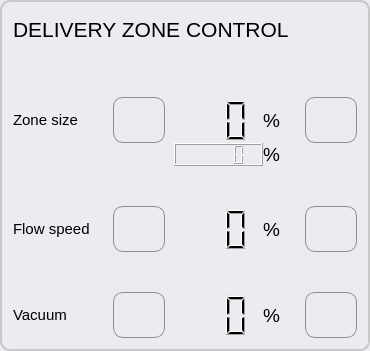
                <widget class="QGroupBox" name="groupBox_deliveryZone">
                 <property name="sizePolicy">
                  <sizepolicy hsizetype="Minimum" vsizetype="Minimum">
                   <horstretch>0</horstretch>
                   <verstretch>0</verstretch>
                  </sizepolicy>
                 </property>
                 <property name="minimumSize">
                  <size>
                   <width>350</width>
                   <height>40</height>
                  </size>
                 </property>
                 <property name="maximumSize">
                  <size>
                   <width>370</width>
                   <height>16777215</height>
                  </size>
                 </property>
                 <property name="styleSheet">
                  <string notr="true">QGroupBox { 
     border: 2px solid  rgb(200, 200, 200); ; 
     border-radius: 10px; 
    color: rgb(80, 80, 80);
    background-color: rgb(235, 235, 240);
 } 

 QPushButton {
     border: 1px solid #8f8f91;
     border-radius: 10px;
     background-color: qlineargradient(x1: 0, y1: 0, x2: 0, y2: 1,
                                       stop: 0 #f6f7fa, stop: 1 #dadbde);
     min-width: 50px;
	 min-height: 44px;
     max-width: 50px;
	 max-height: 44px;
 }


QPushButton:focus:pressed{
     background-color: qlineargradient(x1: 0, y1: 0, x2: 0, y2: 1,
                                       stop: 0 #F0FFF0, stop: 1 #f6f7fa);
 }

 QPushButton:hover {
     background-color: qlineargradient(x1: 0, y1: 0, x2: 0, y2: 1,
                                       stop: 0 #f6f7fa, stop: 1 #F0FFF0);
 }

QPushButton:disabled{ background-color: #CCCCCC; }

 QPushButton:flat {
     border: none; /* no border for a flat push button */
 }

 QPushButton:default {
     border-color: navy; /* make the default button prominent */
 }</string>
                 </property>
                 <property name="title">
                  <string/>
                 </property>
                 <property name="flat">
                  <bool>false</bool>
                 </property>
                 <layout class="QGridLayout" name="gridLayout_21">
                  <property name="topMargin">
                   <number>0</number>
                  </property>
                  <property name="spacing">
                   <number>0</number>
                  </property>
                  <item row="3" column="4">
                   <widget class="QLabel" name="label_dropletSize_percentage">
                    <property name="maximumSize">
                     <size>
                      <width>30</width>
                      <height>16777215</height>
                     </size>
                    </property>
                    <property name="font">
                     <font>
                      <pointsize>14</pointsize>
                     </font>
                    </property>
                    <property name="styleSheet">
                     <string notr="true"/>
                    </property>
                    <property name="text">
                     <string>%  </string>
                    </property>
                    <property name="alignment">
                     <set>Qt::AlignLeading|Qt::AlignLeft|Qt::AlignVCenter</set>
                    </property>
                   </widget>
                  </item>
                  <item row="3" column="3">
                   <widget class="QLCDNumber" name="lcdNumber_dropletSize_percentage">
                    <property name="maximumSize">
                     <size>
                      <width>80</width>
                      <height>16777215</height>
                     </size>
                    </property>
                    <property name="toolTip">
                     <string>Droplet size percentage</string>
                    </property>
                    <property name="frameShape">
                     <enum>QFrame::NoFrame</enum>
                    </property>
                    <property name="digitCount">
                     <number>3</number>
                    </property>
                    <property name="value" stdset="0">
                     <double>0.000000000000000</double>
                    </property>
                    <property name="intValue" stdset="0">
                     <number>0</number>
                    </property>
                   </widget>
                  </item>
                  <item row="6" column="4">
                   <widget class="QLabel" name="label_flowspeed_percentage">
                    <property name="maximumSize">
                     <size>
                      <width>30</width>
                      <height>16777215</height>
                     </size>
                    </property>
                    <property name="font">
                     <font>
                      <pointsize>14</pointsize>
                     </font>
                    </property>
                    <property name="styleSheet">
                     <string notr="true"/>
                    </property>
                    <property name="text">
                     <string>%</string>
                    </property>
                    <property name="alignment">
                     <set>Qt::AlignLeading|Qt::AlignLeft|Qt::AlignVCenter</set>
                    </property>
                   </widget>
                  </item>
                  <item row="6" column="5" colspan="2">
                   <widget class="QPushButton" name="pushButton_flowspeed_plus">
                    <property name="sizePolicy">
                     <sizepolicy hsizetype="Fixed" vsizetype="Fixed">
                      <horstretch>0</horstretch>
                      <verstretch>0</verstretch>
                     </sizepolicy>
                    </property>
                    <property name="maximumSize">
                     <size>
                      <width>52</width>
                      <height>46</height>
                     </size>
                    </property>
                    <property name="toolTip">
                     <string>Increase flow speed</string>
                    </property>
                    <property name="styleSheet">
                     <string notr="true">
</string>
                    </property>
                    <property name="text">
                     <string/>
                    </property>
                    <property name="icon">
                     <iconset resource="resources.qrc">
                      <normaloff>:/icons/plus.png</normaloff>:/icons/plus.png</iconset>
                    </property>
                    <property name="iconSize">
                     <size>
                      <width>35</width>
                      <height>35</height>
                     </size>
                    </property>
                   </widget>
                  </item>
                  <item row="9" column="4">
                   <widget class="QLabel" name="label_vacuum_percentage">
                    <property name="maximumSize">
                     <size>
                      <width>30</width>
                      <height>16777215</height>
                     </size>
                    </property>
                    <property name="font">
                     <font>
                      <pointsize>14</pointsize>
                     </font>
                    </property>
                    <property name="styleSheet">
                     <string notr="true"/>
                    </property>
                    <property name="text">
                     <string>%</string>
                    </property>
                    <property name="alignment">
                     <set>Qt::AlignLeading|Qt::AlignLeft|Qt::AlignVCenter</set>
                    </property>
                   </widget>
                  </item>
                  <item row="9" column="5" colspan="2">
                   <widget class="QPushButton" name="pushButton_vacuum_plus">
                    <property name="sizePolicy">
                     <sizepolicy hsizetype="Fixed" vsizetype="Fixed">
                      <horstretch>0</horstretch>
                      <verstretch>0</verstretch>
                     </sizepolicy>
                    </property>
                    <property name="maximumSize">
                     <size>
                      <width>52</width>
                      <height>46</height>
                     </size>
                    </property>
                    <property name="toolTip">
                     <string>Increase vacuum</string>
                    </property>
                    <property name="styleSheet">
                     <string notr="true"/>
                    </property>
                    <property name="text">
                     <string/>
                    </property>
                    <property name="icon">
                     <iconset resource="resources.qrc">
                      <normaloff>:/icons/plus.png</normaloff>:/icons/plus.png</iconset>
                    </property>
                    <property name="iconSize">
                     <size>
                      <width>35</width>
                      <height>35</height>
                     </size>
                    </property>
                   </widget>
                  </item>
                  <item row="3" column="2">
                   <widget class="QPushButton" name="pushButton_dropSize_minus">
                    <property name="sizePolicy">
                     <sizepolicy hsizetype="Fixed" vsizetype="Fixed">
                      <horstretch>0</horstretch>
                      <verstretch>0</verstretch>
                     </sizepolicy>
                    </property>
                    <property name="maximumSize">
                     <size>
                      <width>52</width>
                      <height>46</height>
                     </size>
                    </property>
                    <property name="font">
                     <font>
                      <pointsize>8</pointsize>
                     </font>
                    </property>
                    <property name="toolTip">
                     <string>Decrease droplet size</string>
                    </property>
                    <property name="autoFillBackground">
                     <bool>false</bool>
                    </property>
                    <property name="styleSheet">
                     <string notr="true">
</string>
                    </property>
                    <property name="text">
                     <string/>
                    </property>
                    <property name="icon">
                     <iconset resource="resources.qrc">
                      <normaloff>:/icons/minus.png</normaloff>:/icons/minus.png</iconset>
                    </property>
                    <property name="iconSize">
                     <size>
                      <width>35</width>
                      <height>35</height>
                     </size>
                    </property>
                   </widget>
                  </item>
                  <item row="6" column="3">
                   <widget class="QLCDNumber" name="lcdNumber_flowspeed_percentage">
                    <property name="maximumSize">
                     <size>
                      <width>80</width>
                      <height>16777215</height>
                     </size>
                    </property>
                    <property name="toolTip">
                     <string>Flow speed percentage</string>
                    </property>
                    <property name="frameShape">
                     <enum>QFrame::NoFrame</enum>
                    </property>
                    <property name="digitCount">
                     <number>3</number>
                    </property>
                    <property name="value" stdset="0">
                     <double>0.000000000000000</double>
                    </property>
                    <property name="intValue" stdset="0">
                     <number>0</number>
                    </property>
                   </widget>
                  </item>
                  <item row="9" column="3">
                   <widget class="QLCDNumber" name="lcdNumber_vacuum_percentage">
                    <property name="maximumSize">
                     <size>
                      <width>80</width>
                      <height>16777215</height>
                     </size>
                    </property>
                    <property name="toolTip">
                     <string>Vacuum percentage</string>
                    </property>
                    <property name="frameShape">
                     <enum>QFrame::NoFrame</enum>
                    </property>
                    <property name="digitCount">
                     <number>3</number>
                    </property>
                    <property name="value" stdset="0">
                     <double>0.000000000000000</double>
                    </property>
                    <property name="intValue" stdset="0">
                     <number>0</number>
                    </property>
                   </widget>
                  </item>
                  <item row="9" column="2">
                   <widget class="QPushButton" name="pushButton_vacuum_minus">
                    <property name="sizePolicy">
                     <sizepolicy hsizetype="Fixed" vsizetype="Fixed">
                      <horstretch>0</horstretch>
                      <verstretch>0</verstretch>
                     </sizepolicy>
                    </property>
                    <property name="maximumSize">
                     <size>
                      <width>52</width>
                      <height>46</height>
                     </size>
                    </property>
                    <property name="toolTip">
                     <string>Decrease vacuum</string>
                    </property>
                    <property name="styleSheet">
                     <string notr="true"/>
                    </property>
                    <property name="text">
                     <string/>
                    </property>
                    <property name="icon">
                     <iconset resource="resources.qrc">
                      <normaloff>:/icons/minus.png</normaloff>:/icons/minus.png</iconset>
                    </property>
                    <property name="iconSize">
                     <size>
                      <width>35</width>
                      <height>35</height>
                     </size>
                    </property>
                   </widget>
                  </item>
                  <item row="6" column="2">
                   <widget class="QPushButton" name="pushButton_flowspeed_minus">
                    <property name="sizePolicy">
                     <sizepolicy hsizetype="Fixed" vsizetype="Fixed">
                      <horstretch>0</horstretch>
                      <verstretch>0</verstretch>
                     </sizepolicy>
                    </property>
                    <property name="maximumSize">
                     <size>
                      <width>52</width>
                      <height>46</height>
                     </size>
                    </property>
                    <property name="toolTip">
                     <string>Decrease flow speed</string>
                    </property>
                    <property name="styleSheet">
                     <string notr="true"/>
                    </property>
                    <property name="text">
                     <string/>
                    </property>
                    <property name="icon">
                     <iconset resource="resources.qrc">
                      <normaloff>:/icons/minus.png</normaloff>:/icons/minus.png</iconset>
                    </property>
                    <property name="iconSize">
                     <size>
                      <width>35</width>
                      <height>35</height>
                     </size>
                    </property>
                   </widget>
                  </item>
                  <item row="3" column="5" colspan="2">
                   <widget class="QPushButton" name="pushButton_dropSize_plus">
                    <property name="sizePolicy">
                     <sizepolicy hsizetype="Fixed" vsizetype="Fixed">
                      <horstretch>0</horstretch>
                      <verstretch>0</verstretch>
                     </sizepolicy>
                    </property>
                    <property name="maximumSize">
                     <size>
                      <width>52</width>
                      <height>46</height>
                     </size>
                    </property>
                    <property name="toolTip">
                     <string>Increase droplet size</string>
                    </property>
                    <property name="styleSheet">
                     <string notr="true">
</string>
                    </property>
                    <property name="text">
                     <string/>
                    </property>
                    <property name="icon">
                     <iconset resource="resources.qrc">
                      <normaloff>:/icons/plus.png</normaloff>:/icons/plus.png</iconset>
                    </property>
                    <property name="iconSize">
                     <size>
                      <width>35</width>
                      <height>35</height>
                     </size>
                    </property>
                   </widget>
                  </item>
                  <item row="8" column="1" rowspan="2">
                   <widget class="QLabel" name="label_DZC_vacuum">
                    <property name="font">
                     <font>
                      <pointsize>11</pointsize>
                     </font>
                    </property>
                    <property name="styleSheet">
                     <string notr="true"/>
                    </property>
                    <property name="text">
                     <string>Vacuum</string>
                    </property>
                    <property name="alignment">
                     <set>Qt::AlignLeading|Qt::AlignLeft|Qt::AlignVCenter</set>
                    </property>
                   </widget>
                  </item>
                  <item row="3" column="1">
                   <widget class="QLabel" name="label_DZV_dropletSize">
                    <property name="minimumSize">
                     <size>
                      <width>0</width>
                      <height>0</height>
                     </size>
                    </property>
                    <property name="maximumSize">
                     <size>
                      <width>120</width>
                      <height>16777215</height>
                     </size>
                    </property>
                    <property name="font">
                     <font>
                      <pointsize>11</pointsize>
                     </font>
                    </property>
                    <property name="styleSheet">
                     <string notr="true"/>
                    </property>
                    <property name="text">
                     <string>Zone size</string>
                    </property>
                    <property name="alignment">
                     <set>Qt::AlignLeading|Qt::AlignLeft|Qt::AlignVCenter</set>
                    </property>
                   </widget>
                  </item>
                  <item row="6" column="1">
                   <widget class="QLabel" name="label_DZC_flowSpeed">
                    <property name="minimumSize">
                     <size>
                      <width>100</width>
                      <height>0</height>
                     </size>
                    </property>
                    <property name="font">
                     <font>
                      <pointsize>11</pointsize>
                     </font>
                    </property>
                    <property name="styleSheet">
                     <string notr="true"/>
                    </property>
                    <property name="text">
                     <string>Flow speed</string>
                    </property>
                    <property name="alignment">
                     <set>Qt::AlignLeading|Qt::AlignLeft|Qt::AlignVCenter</set>
                    </property>
                   </widget>
                  </item>
                  <item row="0" column="1" colspan="4">
                   <widget class="QLabel" name="label_DZC_title">
                    <property name="minimumSize">
                     <size>
                      <width>330</width>
                      <height>55</height>
                     </size>
                    </property>
                    <property name="font">
                     <font>
                      <pointsize>16</pointsize>
                     </font>
                    </property>
                    <property name="styleSheet">
                     <string notr="true"/>
                    </property>
                    <property name="text">
                     <string>DELIVERY ZONE CONTROL</string>
                    </property>
                    <property name="alignment">
                     <set>Qt::AlignLeading|Qt::AlignLeft|Qt::AlignVCenter</set>
                    </property>
                   </widget>
                  </item>
                  <item row="5" column="1" colspan="4">
                   <spacer name="verticalSpacer_2">
                    <property name="orientation">
                     <enum>Qt::Vertical</enum>
                    </property>
                    <property name="sizeHint" stdset="0">
                     <size>
                      <width>20</width>
                      <height>40</height>
                     </size>
                    </property>
                   </spacer>
                  </item>
                  <item row="2" column="2" colspan="4">
                   <spacer name="verticalSpacer_3">
                    <property name="orientation">
                     <enum>Qt::Vertical</enum>
                    </property>
                    <property name="sizeHint" stdset="0">
                     <size>
                      <width>20</width>
                      <height>40</height>
                     </size>
                    </property>
                   </spacer>
                  </item>
                  <item row="7" column="1" colspan="4">
                   <spacer name="verticalSpacer">
                    <property name="orientation">
                     <enum>Qt::Vertical</enum>
                    </property>
                    <property name="sizeHint" stdset="0">
                     <size>
                      <width>20</width>
                      <height>40</height>
                     </size>
                    </property>
                   </spacer>
                  </item>
                  <item row="4" column="3">
                   <widget class="QLCDNumber" name="lcdNumber_dropletSize_percentage_2"/>
                  </item>
                  <item row="4" column="4">
                   <widget class="QLabel" name="label_4">
                    <property name="font">
                     <font>
                      <pointsize>14</pointsize>
                     </font>
                    </property>
                    <property name="text">
                     <string>%</string>
                    </property>
                   </widget>
                  </item>
                 </layout>
                </widget>
